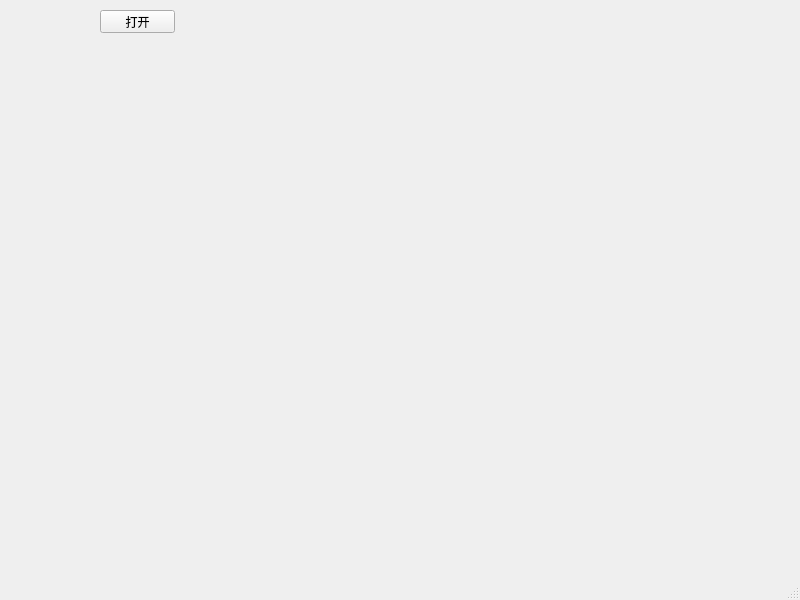
<?xml version="1.0" encoding="UTF-8"?>
<ui version="4.0">
 <class>MainWindow</class>
 <widget class="QMainWindow" name="MainWindow">
  <property name="geometry">
   <rect>
    <x>0</x>
    <y>0</y>
    <width>800</width>
    <height>600</height>
   </rect>
  </property>
  <property name="windowTitle">
   <string>MainWindow</string>
  </property>
  <widget class="QWidget" name="centralwidget">
   <widget class="QPushButton" name="OpenPortpushButton">
    <property name="geometry">
     <rect>
      <x>100</x>
      <y>10</y>
      <width>75</width>
      <height>23</height>
     </rect>
    </property>
    <property name="text">
     <string>打开</string>
    </property>
   </widget>
  </widget>
  <widget class="QMenuBar" name="menubar">
   <property name="geometry">
    <rect>
     <x>0</x>
     <y>0</y>
     <width>800</width>
     <height>23</height>
    </rect>
   </property>
  </widget>
  <widget class="QStatusBar" name="statusbar"/>
 </widget>
 <resources/>
 <connections/>
</ui>
